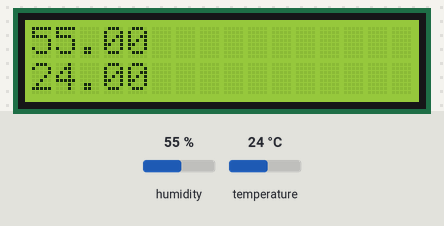
Bench run of a sketch on a simulated Arduino Uno, built with avr-gcc and run on an emulated ATmega328P. On the bench: 16×2 character LCD. The inputs (shaded band) are chosen by the test bench; at power-on: humidity 55 %, temperature 24 °C.

Above: at 1.2 s.
1.3 s: humidity set to 22 %
At 2.4 s:
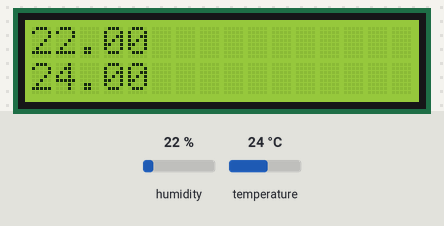
2.8 s: temperature set to 12 °C
At 4.1 s:
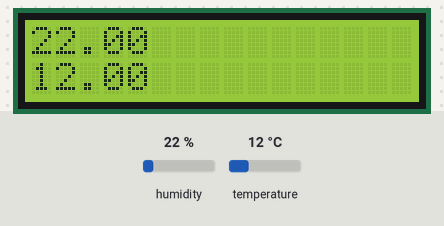
4.5 s: humidity set to 40 %
At 5.8 s:
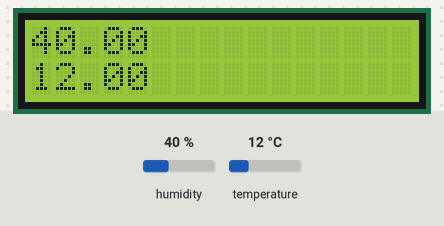
6.2 s: temperature set to 19 °C
At 6.9 s:
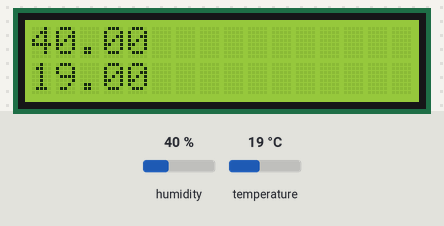
Timing chart, 0 to 8.7 s (numbered marks = the images above; inputs shaded):
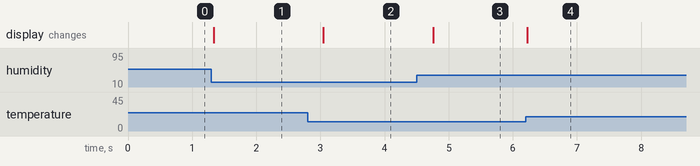

Measured:
- after the input at 1.3 s, the display: changes at once (image 1)
- after the input at 2.8 s, the display: changes after 0.25 s (image 2)
- after the input at 4.5 s, the display: changes after 0.26 s (image 3)
- after the input at 6.2 s, the display: changes at once (image 4)

The sketch:

DHT11_1602.ino
```cpp
#include <Wire.h>
#include <LCD.h>
#include <LiquidCrystal_I2C.h>
#include <dht.h>

#define I2C_ADDR    0x27 // <<----- Add your address here.  Find it from I2C Scanner
#define BACKLIGHT_PIN     3
#define En_pin  2
#define Rw_pin  1
#define Rs_pin  0
#define D4_pin  4
#define D5_pin  5
#define D6_pin  6
#define D7_pin  7

int n = 1;
#define DHT11_PIN 4
LiquidCrystal_I2C	lcd(I2C_ADDR,En_pin,Rw_pin,Rs_pin,D4_pin,D5_pin,D6_pin,D7_pin);
dht DHT;
void setup()
{
  Serial.begin(9600);
  lcd.begin (16,2); //  <<----- My LCD was 16x2


// Switch on the backlight
lcd.setBacklightPin(BACKLIGHT_PIN,POSITIVE);
lcd.setBacklight(HIGH);
lcd.home (); // go home

  //lcd.print("SainSmartI2C16x2");
  lcd.setBacklight(HIGH);
}

void loop()
{
 int chk = DHT.read11(DHT11_PIN);
 lcd.home();
  lcd.clear();
switch (chk)
  {
    case 0:  lcd.print("OK,\t"); break;
    case -1: lcd.print("Checksum error,\t"); break;
    case -2: lcd.print("Time out error,\t"); break;
    default: lcd.print("Unknown error,\t"); break;
  }
 // DISPLAT DATA
 if(chk==0){
  lcd.setCursor (0,0);
  lcd.print(DHT.humidity);
  lcd.setCursor (0,1);
  lcd.print(DHT.temperature);
 }
  //lcd.setBacklight(LOW);      // Backlight off
  delay(200);
  //lcd.setBacklight(HIGH);     // Backlight on
  //delay(1000);
}
```
